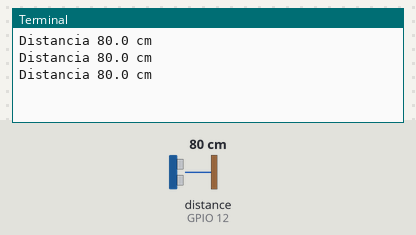
Simulated run of this program. Board: Raspberry Pi (BCM pin numbers). Parts: the last lines printed to the terminal. Inputs (shaded band) come from the test bench; at power-on: distance to the obstacle (sensor on GPIO 12) 80 cm. The echo pulse lasts 58.3 µs per cm; the clock reads 2024-03-15 10:24:30 at power-on unless the program sets it.

Above: at 1.2 s.
1.3 s: distance to the obstacle (sensor on GPIO 12) set to 2 cm
At 1.9 s:
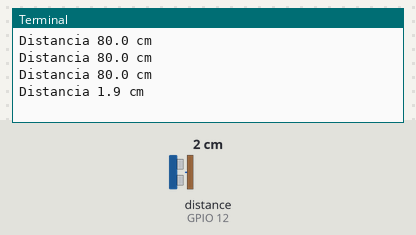
2.8 s: distance to the obstacle (sensor on GPIO 12) set to 4 cm
At 3.4 s:
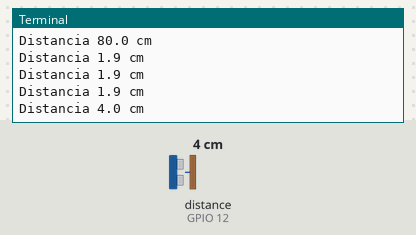
Timing chart, 0 to 5.8 s (numbered marks = the images above; inputs shaded):
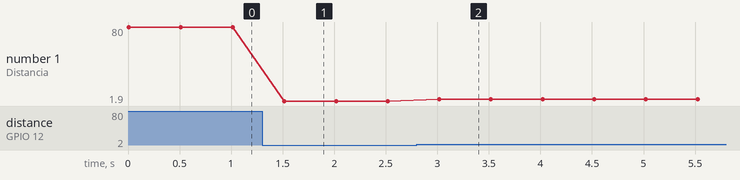

The program:

sensor.py
```python
#!/usr/bin/env python
# -*- coding: utf-8 -*-

import RPi.GPIO as GPIO    #Importamos la librería GPIO
import time                #Importamos time (time.sleep)
GPIO.setmode(GPIO.BCM)     #Ponemos la placa en modo BCM
GPIO_TRIGGER = 18
GPIO_ECHO    = 12
GPIO.setup(GPIO_TRIGGER,GPIO.OUT)  #Configuramos Trigger como salida
GPIO.setup(GPIO_ECHO,GPIO.IN)      #Configuramos Echo como entrada
GPIO.output(GPIO_TRIGGER,False)    #Ponemos el pin 25 como LOW


try:
    while True:                          #Iniciamos un loop infinito
        GPIO.output(GPIO_TRIGGER,True)          #Enviamos un pulso de ultrasonidos
        time.sleep(0.00001)                     #Una pequeñña pausa
        GPIO.output(GPIO_TRIGGER,False)         #Apagamos el pulso
        start = time.time()                     #Guarda el tiempo actual mediante time.time()
        while GPIO.input(GPIO_ECHO)==0:         #Mientras el sensor no reciba señal...
            start = time.time()                 #Mantenemos el tiempo actual mediante time.time()
        while GPIO.input(GPIO_ECHO)==1:         #Si el sensor recibe señal...
            stop = time.time()                  #Guarda el tiempo actual mediante time.time() en otra variable
        elapsed = stop-start                    #Obtenemos el tiempo transcurrido entre envío y recepción
        distance = (elapsed * 34300)/2          #Distancia es igual a tiempo por velocidad partido por 2   D = (T x V)/2
        print "Distancia %.1f cm" %distance     #Devolvemos la distancia (en centímetros) por pantalla
        time.sleep(0.5)                         #Pequeña pausa para no saturar el procesador de la Raspberry
except KeyboardInterrupt:                #Si el usuario pulsa CONTROL+C...
    print "quit"                         #Avisamos del cierre al usuario
    GPIO.cleanup()                       #Limpiamos los pines GPIO y salimos
```

Measured:
- after the input at 1.3 s, the terminal: prints a new line after 0.22 s (image 1)
- after the input at 2.8 s, the terminal: prints a new line after 0.22 s (image 2)
- plotted number 1: 80 → 1.9 after the input at 1.3 s, 1.9 → 4 after the input at 2.8 s
